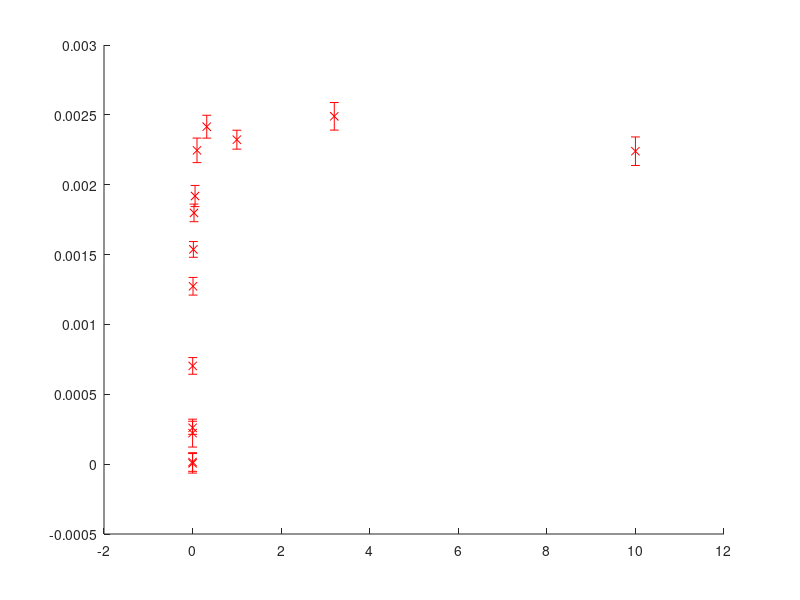

Source code (MATLAB): (Note: this script raises an error after producing the figure.)
clc
clear all
close all

%% This is the analysis of the TC vs DOSE data 
%% importing data
load ('helsinki_summary_data_4_4_archive.mat','TC','std_TC','dose')
%close all

% renamng TC as TD since it is thermal diffusivity to avoid confusion 
TD=TC;
std_TD=std_TC;

clear TC std_TC


% dose(1)=0.00001;  % setting the unimplanted dose to 0
% TD(1)=6.85e-5;

% this equation was derived for the atomic fraction of vacancies
% assuming all a re poitn defects 


% need to check the valuewe used for electronic heat capacity and
% scattering time 
%Cv=1.7e-7*(6.85./TD -1);

% from the new corrected calculation

% TD=6.5e-5;
% 
% te=21.4e-15; % felix calculation - get a ref 
%te=22.918e-15; % same calculation with 2 terms only

te=21.929e-15; % by inverting TC expression with our unimp data



Ce=26208; % from masons paper apendix and confirmed with the other phys rev paper 
vf=9.5e5; % mason paper 
rho=19.25e3;  %online/ref in transfer  
Cp=132; % ref in transfer 
% sigmav=7.6e15; % felix supplementary
% sigmai=21.6e15; 

% sigmav=2.39e15; % felix supplementary
% sigmai=2.99e15; 


% sigmav=7.64419e15; % latest - without regel limit and with temp adjustment
% sigmai=21.64419e15;     % these two are just sigma 0 adjsuted for temp effects 


% with our calculation and new lorensz number 
sigmav=6.05e15;
sigmai=17.3e15;


Cv=zeros(1,length(TD));

std_Cv= zeros(1,length(TD)); % using simple error theory 

for i=1:length(TD)
Cv(i)=((((te*Ce*(vf)^2)/(3*rho*Cp.*TD(i)))-1))/(te*(sigmav+sigmai)-2);

std_Cv(i)=(((((te*Ce*(vf)^2)/(3*rho*Cp.*(TD(i)).^2))))/(te*(sigmav+sigmai)-2)).*std_TD(i);

end


dose(1)=0.000001; 




% this removes the unimplanted density from the other points 
% this is needed since the other implanted points in TEM etc have only the
% irradiation induced defects, not the intrinsic ones 
% for i=2:length(Cv)
%     Cv(i)=Cv(i)-Cv(1);
% end
% %

% adjsuting since 0.0001 dpa gave higher value for TC , smaller value for
% Cv than unimp
for i=3:length(Cv)
    Cv(i)=Cv(i)-Cv(1);
end
%


% 
figure
errorbar(dose,Cv,std_Cv,'rx','LineWidth',1,'MarkerFaceColor','b','MarkerEdgeColor','b')

% hold on
% plot(dose,Cv,'--')
grid on
xlabel('Dose (dpa)','FontSize',16)
ylabel('No. of Frenkel Pairs (at. fr.) ','FontSize',16)
set(gcf,'color','w');
set(gca,'fontsize',16);
set(gca,'xscale','log')


% hold on 
% plot(dose,Cv,'bx')

% set(gca,'yscale','log')

xticks([1e-6 1e-4 1e-3 1e-2 1e-1 1e-0 10])
xticklabels({'Ref.','0.0001','0.001','0.01','0.1','1','10'})

hold on
% plot(dose,dose,'r-')
% set(gca,'xscale','log')




% same one in number density 

% calc_num_dens=Cv*6.322e28  ; %  per m-3
% 
% figure 
% 
% plot(dose,calc_num_dens,'rx')
% % hold on
% % plot(dose,Cv,'--')
% grid on
% xlabel('Dose (dpa)','FontSize',16)
% ylabel('No. of Frenkel Pairs (Num density m-3) ','FontSize',16)
% set(gcf,'color','w');
% set(gca,'fontsize',16);
% set(gca,'xscale','log')
% 
% set(gca,'yscale','log')
% 
% xticks([1e-5 1e-4 1e-3 1e-2 1e-1 1e-0 10])
% xticklabels({'Ref.','0.0001','0.001','0.01','0.1','1','10'})

hold on

%% adding line if there was no annhilation of defects 
dose2=logspace(-6,1,100);

% this is in dp - now in number density 

% dose2_num_dens=dose2.*6.322e28;


% plot(dose2,dose2_num_dens,'r')
% axis([0 10 0 3e26])

plot(dose2,dose2,'m')
axis([0 10 0 3e-3])


hold on

%% fitting the curve from 0.00032 to 0.01 dpa before the saturation  - doing a Y=Ax type for 0.00032 upto 0.032 dpa

dose3=dose(2:5);
Cv3=Cv(2:5);
 Cv3=Cv(2:5);
%   cftool

% % % this was from a 2 term exponential
% % 
% %        a =   8.567e+25 ;
% %        b =       3.334 ;
% %        c =  -7.696e+25 ;
% %        d =      -135.6;
% %  fit_exp_no_sat = a*exp(b.*dose2) + c*exp(d.*dose2);
% %  
% % plot(dose2, fit_exp_no_sat,'k')
% 
% % cftool
    

%        a =   2.666e+26 ;
%        b =      0.3218  ;
% 
%  fit_power_1_no_satur = a*dose2.^b;
% plot(dose2,fit_power_1_no_satur,'k')

% from the Y=Ax fitting 

% plot(dose2, 0.08416*dose2,'k-')
% plot(dose2, 0.1375*dose2,'k-')

plot(dose2, 0.2274*dose2,'k-') % upto 0.0032

l=legend ('Obtained Density','Without Recombination','Without Saturation');
l.FontSize=12;
legend('boxoff')
% % y=ax + c fitting 
%        p1 =     0.06288 ;
%        p2 =   0.0002848 ;
% 
%     no_sat = p1*dose2 + p2;

% plot(dose2, no_sat,'m-')

